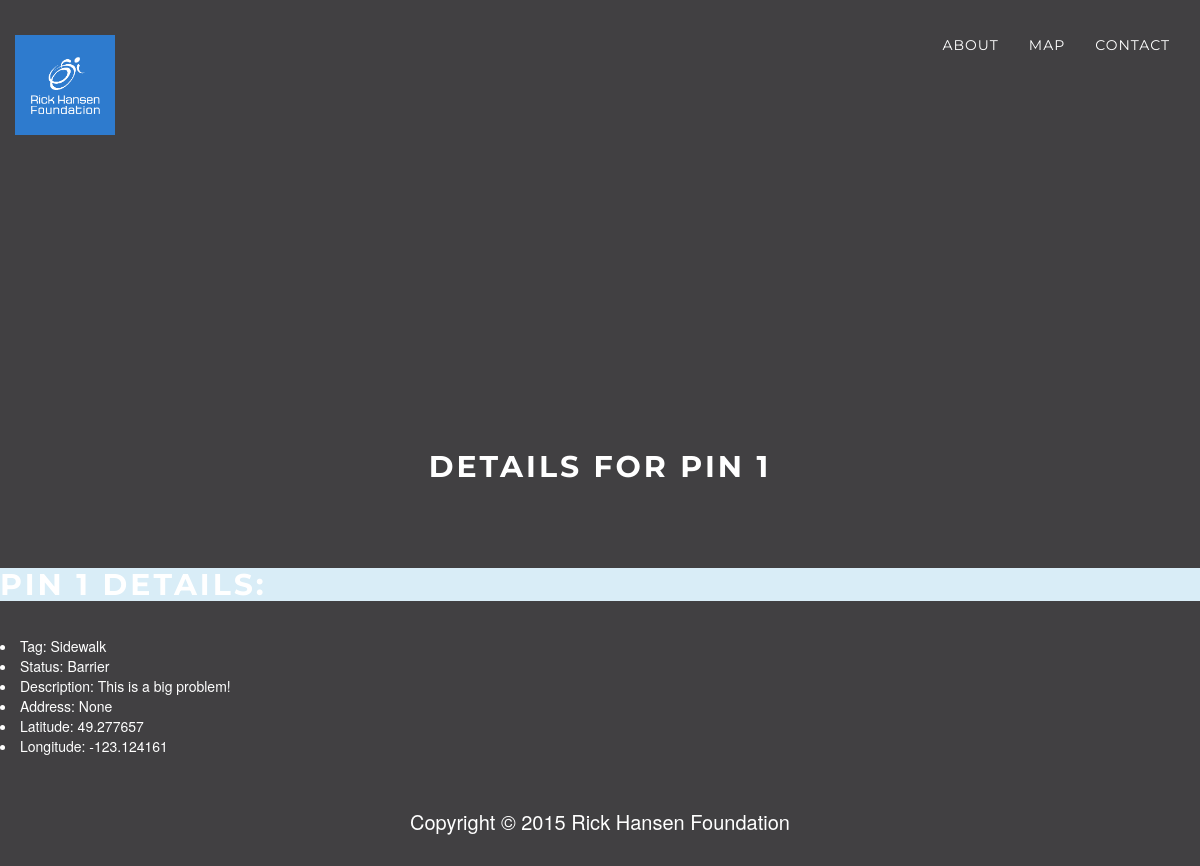
The page /pins/1/ on the database as committed earlier.
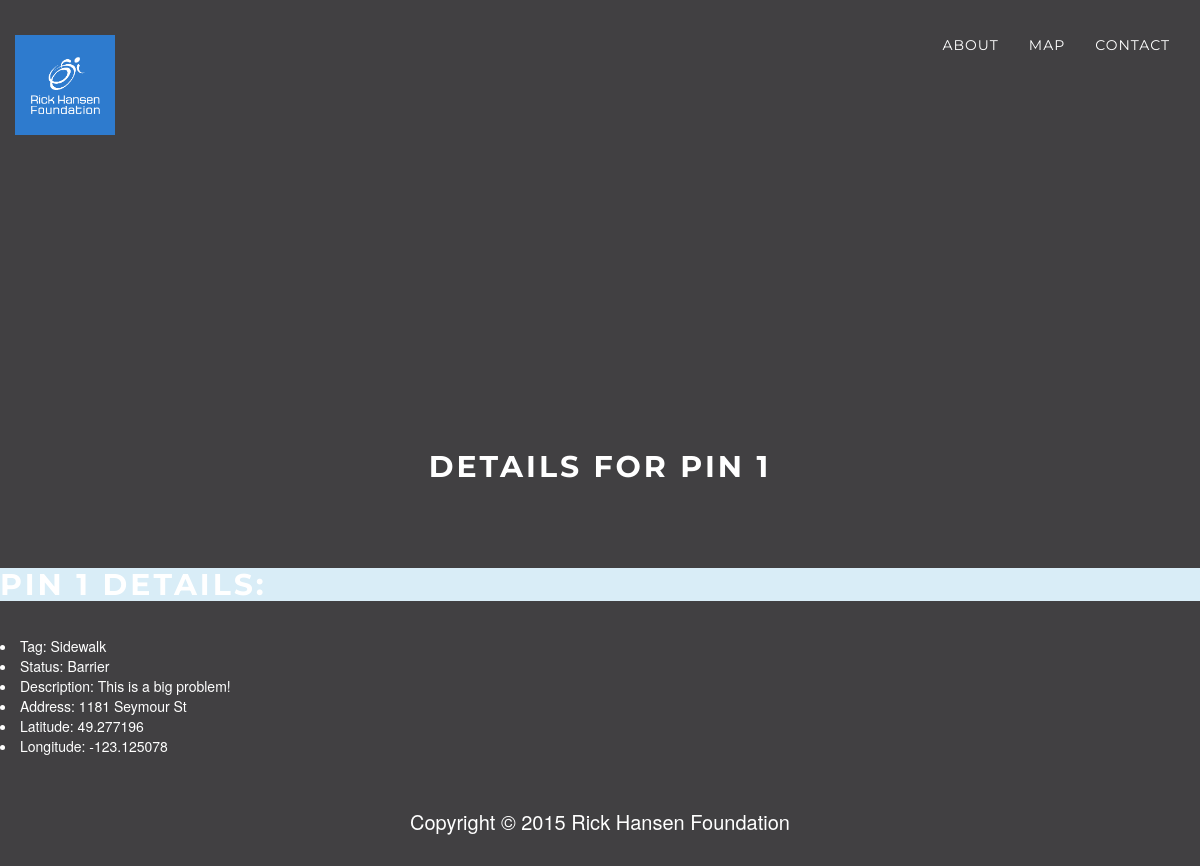
The same page on the database as committed later.
### BarrierBuster/models.py (models this page shows)
class Pin(models.Model):
	Tag_Choice = Tag_Choice = (('Curb Cut', 'Curb Cut'), ('Sidewalk','Sidewalk'), ('Accessible Path','Accessible Path'),
		('Transit', 'Transit'), ('Public Elevator', 'Public Elevator'), ('Accessible Washroom', 'Accessible Washroom'),
		('Customer Service', 'Customer Service'), ('Accessible Entrance', 'Accessible Entrance'), ('Automatic Door', 'Automatic Door'),
		('Traffic Light Timing', 'Traffic Light Timing'), ('Traffic Light Low Sound', 'Traffic Light Low Sound'),
		('Accessible Parking', 'Accessible Parking'), ('Establishment Policy', 'Establishment Policy'), ('Other', 'Other'))
	Status_Choice = (('Barrier','Barrier'),('In Progress','In Progress'),('Resolved', 'Resolved'),('Best Practice','Best Practice'))
	tag = models.CharField(max_length=50, choices=Tag_Choice, blank=False, default='Accessible Path')
	status = models.CharField(max_length=20, choices=Status_Choice, blank=False, default='Barrier')
	description = models.TextField(max_length=500, null=True, blank=True)
	date_created = models.DateTimeField(blank=True, null=True)
	date_updated = models.DateTimeField(blank=True, null=True)
	address = models.TextField(max_length=500, null=True, blank=True)
	location_latitude = models.FloatField(blank=False)
	location_longitude = models.FloatField(blank=False)
	img = models.ImageField(upload_to='static/images/', blank=True, null=True)

### BarrierBuster/views.py (the view)
# urls.py: url(r'^pins/(?P<pin_id>\d+)/$', views.pinDetail, name='pindetail'),
def pinDetail(request, pin_id):
	pin = get_object_or_404(Pin, pk=pin_id)
	data = serializers.serialize('json', Pin.objects.filter(pk=pin_id))
	if pin.img:
		return render(request, 'BarrierBuster/pin_detail.html', {'allPins': data, 'pin': pin, 'image_path': settings.STATIC_URL + pin.img.url[7:]})
	else:
		return render(request, 'BarrierBuster/pin_detail.html', {'allPins': data, 'pin': pin})

### templates/BarrierBuster/pin_detail.html (shortened to what this page needs)
<!DOCTYPE html>
<html lang="en">
<head>
    <link href="/static/css/bootstrap.min.css" rel="stylesheet">
    <link href="/static/css/grayscale.css" rel="stylesheet">
    <link href="/static/font-awesome/css/font-awesome.min.css" rel="stylesheet" type="text/css">
</head>
<body id="page-top" data-spy="scroll" data-target=".navbar-fixed-top">
    <nav class="navbar navbar-custom navbar-fixed-top" role="navigation">
        <div class="container">
            <div class="navbar-header">
                <a class="navbar-brand page-scroll" href="{% url 'BarrierBuster:index' %}">
                    <img class = "rHlogo" src="/static/img/RickHansen_Logo.png"></img>
                </a>
            </div>
            <div class="collapse navbar-collapse navbar-right navbar-main-collapse">
                <ul class="nav navbar-nav">
                    <li>
                        <a class="page-scroll" href="{% url 'BarrierBuster:index' %}#about">About</a>
                    </li>
                    <li>
                        <a class="page-scroll" href="{% url 'BarrierBuster:index' %}#map">Map</a>
                    </li>
                    <li>
                        <a class="page-scroll" href="{% url 'BarrierBuster:index' %}#contact">Contact</a>
                    </li>
                </ul>
            </div>
        </div>
    </nav>
    <div id="map"></div>
    <div class="container text-center" style="padding-top: 50px; padding-bottom: 50px">
    <h2>Details for pin {{pin.id}} </h2>
    </div>
    <div id="pinlist">
        <h2 class="bg-info"> Pin {{pin.id}} Details:</h2>
        <li>Tag: {{pin.tag}}</ls>
        <li>Status: {{pin.status}}</li>
        <li>Description: {{pin.description}}</li>
        <li>Address: {{pin.address}}</li>
        <li>Latitude: {{pin.location_latitude}}</li>
        <li>Longitude: {{pin.location_longitude}}</li>
    </div>
    <footer>
        <div class="container text-center">
            <p>Copyright &copy; 2015 Rick Hansen Foundation</p>
        </div>
    </footer>
</body>
</html>

Rows that differ between the two databases and show on the page:
changed Pin "Sidewalk": address "None" → "1181 Seymour St"; location_latitude "49.277657" → "49.277196"; location_longitude "-123.124161" → "-123.125078"
